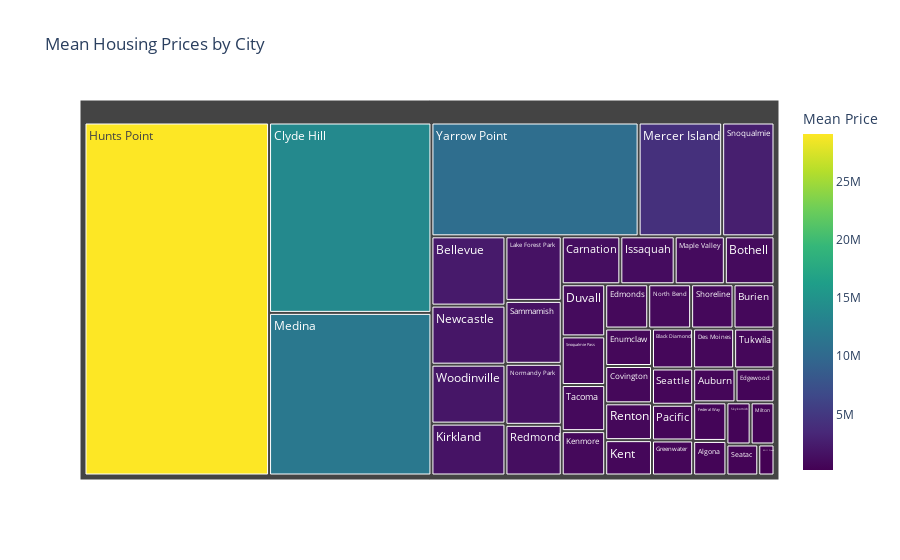

The code cell stored with this chart in its notebook:
### Code cell
city_averages_df = pd.DataFrame(city_averages)
city_averages_df.sort_values(by="Mean Price", ascending=False, inplace=True)

fig = px.treemap(city_averages_df, path=["City"], values="Mean Price", 
                 title="Mean Housing Prices by City",
                 color="Mean Price", color_continuous_scale="Viridis")
fig.show()

### Figure 1 — Plotly figure (JSON) as saved in the notebook; plotly's stock layout.template omitted (floating-point values rounded to 4 significant figures)
{"data": [{"branchvalues": "total", "customdata": [[512500], [639500.0], [2288000.0], [732200.0], [1063000.0], [809300.0], [1254000.0], [13790000], [778700.0], [730900.0], [1010000.0], [589000], [849750], [781400.0], [572500.0], [643500], [29062500], [1163000.0], [860500.0], [738100.0], [1713000.0], [1622000.0], [1073000.0], [11780000.0], [4241000.0], [224500], [448690], [1949000.0], [1532000.0], [847800.0], [656560], [1273000.0], [768400.0], [1580000.0], [440900.0], [666300.0], [837300.0], [455000], [2657000.0], [944000.0], [893920], [718978], [1946000.0], [10520750]], "domain": {"x": [0, 1], "y": [0, 1]}, "hovertemplate": "labels=%{label}<br>Mean Price_sum=%{value}<br>parent=%{parent}<br>id=%{id}<br>Mean Price=%{color}<extra></extra>", "ids": ["Algona", "Auburn", "Bellevue", "Black Diamond", "Bothell", "Burien", "Carnation", "Clyde Hill", "Covington", "Des Moines", "Duvall", "Edgewood", "Edmonds", "Enumclaw", "Federal Way", "Greenwater", "Hunts Point", "Issaquah", "Kenmore", "Kent", "Kirkland", "Lake Forest Park", "Maple Valley", "Medina", "Mercer Island", "Mill Creek", "Milton", "Newcastle", "Normandy Park", "North Bend", "Pacific", "Redmond", "Renton", "Sammamish", "Seatac", "Seattle", "Shoreline", "Skykomish", "Snoqualmie", "Snoqualmie Pass", "Tacoma", "Tukwila", "Woodinville", "Yarrow Point"], "labels": ["Algona", "Auburn", "Bellevue", "Black Diamond", "Bothell", "Burien", "Carnation", "Clyde Hill", "Covington", "Des Moines", "Duvall", "Edgewood", "Edmonds", "Enumclaw", "Federal Way", "Greenwater", "Hunts Point", "Issaquah", "Kenmore", "Kent", "Kirkland", "Lake Forest Park", "Maple Valley", "Medina", "Mercer Island", "Mill Creek", "Milton", "Newcastle", "Normandy Park", "North Bend", "Pacific", "Redmond", "Renton", "Sammamish", "Seatac", "Seattle", "Shoreline", "Skykomish", "Snoqualmie", "Snoqualmie Pass", "Tacoma", "Tukwila", "Woodinville", "Yarrow Point"], "marker": {"coloraxis": "coloraxis", "colors": [512500, 639500.0, 2288000.0, 732200.0, 1063000.0, 809300.0, 1254000.0, 13790000, 778700.0, 730900.0, 1010000.0, 589000, 849750, 781400.0, 572500.0, 643500, 29062500, 1163000.0, 860500.0, 738100.0, 1713000.0, 1622000.0, 1073000.0, 11780000.0, 4241000.0, 224500, 448690, 1949000.0, 1532000.0, 847800.0, 656560, 1273000.0, 768400.0, 1580000.0, 440900.0, 666300.0, 837300.0, 455000, 2657000.0, 944000.0, 893920, 718978, 1946000.0, 10520750]}, "name": "", "parents": ["", "", "", "", "", "", "", "", "", "", "", "", "", "", "", "", "", "", "", "", "", "", "", "", "", "", "", "", "", "", "", "", "", "", "", "", "", "", "", "", "", "", "", ""], "type": "treemap", "values": [512500, 639500.0, 2288000.0, 732200.0, 1063000.0, 809300.0, 1254000.0, 13790000, 778700.0, 730900.0, 1010000.0, 589000, 849750, 781400.0, 572500.0, 643500, 29062500, 1163000.0, 860500.0, 738100.0, 1713000.0, 1622000.0, 1073000.0, 11780000.0, 4241000.0, 224500, 448690, 1949000.0, 1532000.0, 847800.0, 656560, 1273000.0, 768400.0, 1580000.0, 440900.0, 666300.0, 837300.0, 455000, 2657000.0, 944000.0, 893920, 718978, 1946000.0, 10520750]}], "layout": {"coloraxis": {"colorbar": {"title": {"text": "Mean Price"}}, "colorscale": [[0, "#440154"], [0.1111, "#482878"], [0.2222, "#3e4989"], [0.3333, "#31688e"], [0.4444, "#26828e"], [0.5556, "#1f9e89"], [0.6667, "#35b779"], [0.7778, "#6ece58"], [0.8889, "#b5de2b"], [1, "#fde725"]]}, "legend": {"tracegroupgap": 0}, "title": {"text": "Mean Housing Prices by City"}}}
